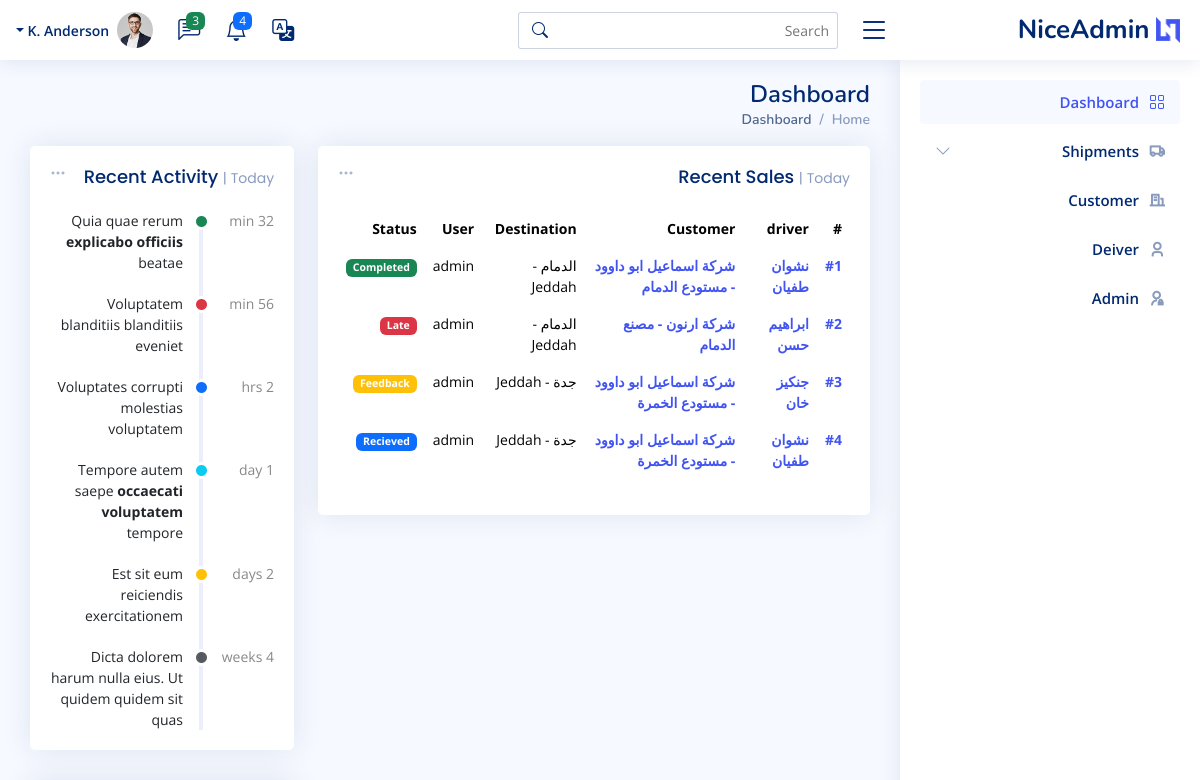
Before: /shipment/ (upper part) with the older database file.
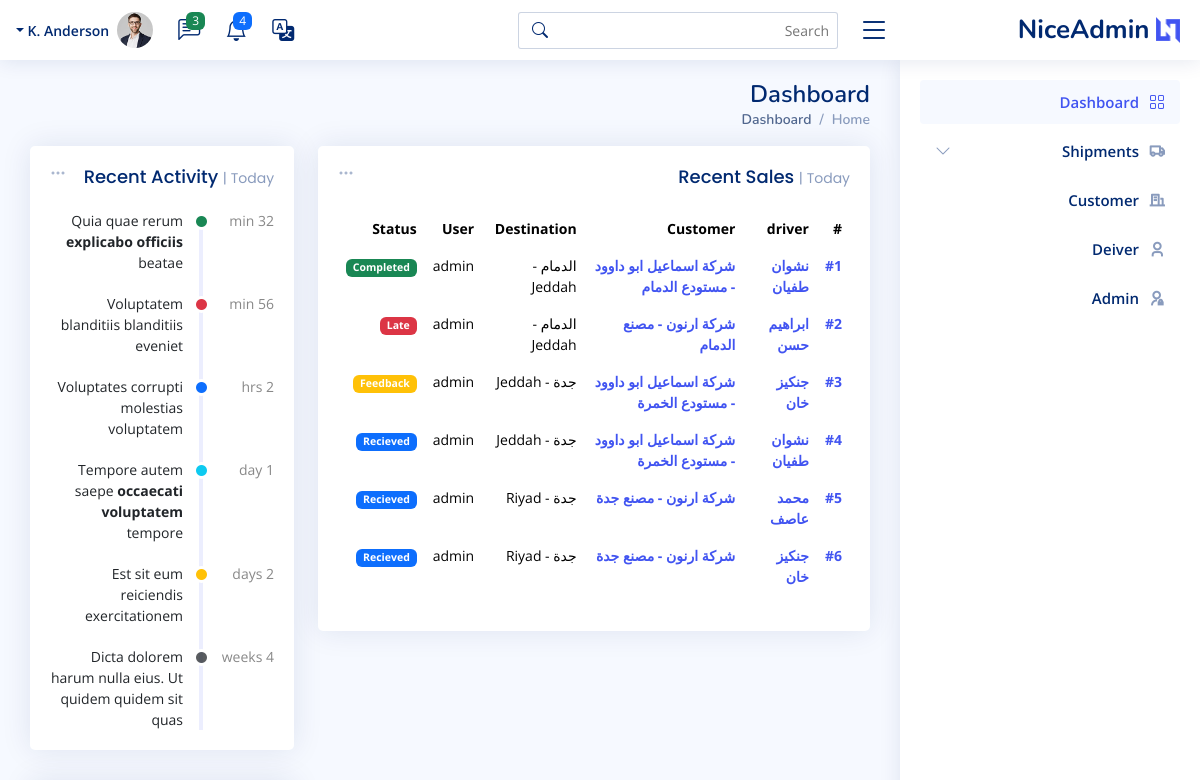
After: the same page with the newer database file.
### shipments/models.py (models this page shows, shortened)
class Shipments(models.Model):
    user = models.ForeignKey(User,  related_name='shipments_user', on_delete=models.SET_NULL, null=True)
    driver = models.ForeignKey(Driver,  related_name='shipments_driver', on_delete=models.SET_NULL, null=True)
    customer_branch = models.ForeignKey(Branch, related_name='shipments_company', on_delete=models.SET_NULL, null=True)
    fare = models.IntegerField()
    days_stayed = models.IntegerField(null=True, blank=True)
    stay_cost = models.IntegerField(null=True, blank=True)
    deducted = models.IntegerField(null=True, blank=True)
    status = models.CharField(max_length=20, choices=STATUS, default='Recieved')
    destination = models.CharField(max_length=20, choices=FLAG_TYPES)
    create_at = models.DateTimeField(default=timezone.now)
    expected_arrival_date = models.DateTimeField(null=True, blank=True)
    actual_delivery_date = models.DateTimeField(null=True, blank=True)

### drivers/models.py (models this page shows)
class Driver(models.Model):
    name = models.CharField(max_length=120)
    phone = models.CharField(max_length=120)
    id_number = models.CharField(max_length=10, null=True, blank=True)
    language = models.CharField( max_length=120, choices=LANGUAHE, null=True, blank=True)
    truck_type =models.CharField(max_length=120, choices=TRUCK_TYPE, null=True, blank=True)
    rate = models.IntegerField(null=True, blank=True)
    def __str__(self) -> str:
        return self.name

### customers/models.py (models this page shows)
class Branch(models.Model):
    customers = models.ForeignKey(Customers, related_name='branch_customers', on_delete=models.CASCADE)
    name = models.CharField(max_length=255)
    city = models.CharField(max_length=255)
    def __str__(self):
        return f'{self.customers} - {self.name}'

class Customers(models.Model):
    name = models.CharField(max_length=255)
    def __str__(self):
        return self.name

### shipments/views.py (the view)
# urls.py: path('', ShipmentList.as_view(), name='shipment_list'),
class ShipmentList(ListView):
    model = Shipments

### templates/shipments/shipments_list.html (shortened to what the changed rows need)
{% extends 'base.html' %}
{% load static %}
{% block body %}
<main id="main" class="main">
    <div class="pagetitle">
      <h1>Dashboard</h1>
    </div>
    <section class="section dashboard">
      <div class="row">
        <div class="col-lg-8">
          <div class="row">
            <div class="col-12">
              <div class="card recent-sales overflow-auto">
                <div class="card-body">
                  <table class="table table-borderless datatable">
                    <thead>
                      <tr>
                        <th scope="col">#</th>
                        <th scope="col">driver</th>
                        <th scope="col">Customer</th>
                        <th scope="col">Destination</th>
                        <th scope="col">User</th>
                        <th scope="col">Status</th>
                      </tr>
                    </thead>
                    <tbody>
                      {% for shipment in object_list %}
                      <tr>
                        <th scope="row"><a href="#">#{{shipment.id}}</a></th>
                        <th scope="row"><a href="#">{{shipment.driver}}</a></th>
                        <th scope="row"><a href="#">{{shipment.customer_branch}}</a></th>
                        <td>{{shipment.customer_branch.city}} - {{shipment.destination}}</td>
                        <td>{{shipment.user}}</td>
                        <td><span class="badge
                          {% if shipment.status == 'Recieved' %} bg-primary
                          {% elif shipment.status == 'Processed' %} bg-secondary
                          {% elif shipment.status == 'Shipped' %} bg-info
                          {% elif shipment.status == 'Delivered' %} bg-primary
                          {% elif shipment.status == 'Feedback' %} bg-warning
                          {% elif shipment.status == 'Completed' %} bg-success
                          {% elif shipment.status == 'Late' %} bg-danger
                          {% endif %}">{{shipment.status}}</span></td>
                      </tr>
                      {% endfor %}
                    </tbody>
                  </table>
                </div>
              </div>
            </div>
          </div>
        </div>
      </div>
    </section>
  </main>
{% endblock %}

Changed rows visible on the page:
added Shipments: id "5", driver "محمد عاصف", customer_branch "شركة ارنون - مصنع جدة", customer_branch.city "جدة", destination "Riyad", user "admin", status "Recieved"
added Shipments: id "6", driver "جنكيز خان", customer_branch "شركة ارنون - مصنع جدة", customer_branch.city "جدة", destination "Riyad", user "admin", status "Recieved"
